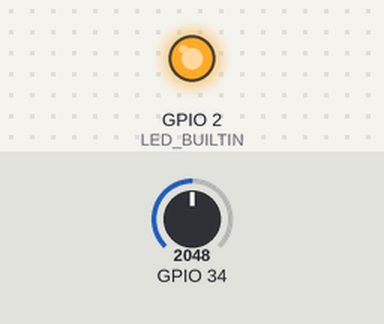
Simulated run of this program. Board: ESP32. Parts: output pins drawn as LEDs (lit = HIGH). The inputs (shaded band) are chosen by the test bench; at power-on: GPIO 34 = 2048. WiFi joins after 1.5 s; servers stay silent unless stated; the local clock reads 2024-03-15 10:24:30 at power-on unless the program sets it; not simulated (calls return 0 or success): wifi_config.cpp; what the program prints to the serial monitor is not drawn.

Above: at 0.1 s.
Timing chart, 0 to 1.6 s (numbered marks = the images above):
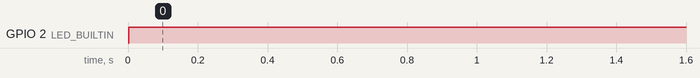

The program:

main.cpp
```cpp
#include <Arduino.h>
#include "../include/wifi_connection.h"
#include "../include/temp.h"
#include "../include/moisture.h"

void setup() {
  // put your setup code here, to run once
  Serial.begin(921600);
  startupInternet();
  startupTemp();
}

void loop() {
  // put your main code here, to run repeatedly
  connectInternet();
  delay(1000);
  getMoisture();
  delay(1000);
}
```

moisture.h
```cpp
#include <Arduino.h>

int getMoisture();
```

temp.h
```cpp
#include <Arduino.h>
#include <Adafruit_BMP085.h>

void startupTemp();
int getTemp();
```

wifi_connection.h
```cpp
#include <Arduino.h>
#include <WiFi.h>
#include <string>
#include <time.h>
#include "wifi_config.cpp"
/* you need to create file wifi_config.cpp
#define WIFI_SSID "name od your wifi"
#define WIFI_PASSWORD "your wifi_password"
*/

void printDateTime();
void startupInternet();
void connectInternet();
char getHour();
bool getConnectedStatus();
```

moisture.cpp
```cpp
#include "../include/moisture.h"


int getMoisture() {
    int data = 0;
    data = analogRead(34);
    Serial.println(data);
    double Vdata = data / (pow(2, 12)-1) * 1.100;
    Serial.println(Vdata);
    return Vdata;
}
```

pump.cpp
```cpp
#include <Arduino.h>
```

temp.cpp
```cpp
#include "../include/temp.h"

Adafruit_BMP085 bmp;

void startupTemp() {

    if(!bmp.begin()){
        Serial.println("Error temperature sensor");
        while(1) {}
    }

}

int getTemp() {

    int temperature = bmp.readTemperature();

    Serial.print("Temperature = ");
    Serial.print(temperature);
    Serial.println(" *C");

    return temperature;
}
```

wifi_connection.cpp
```cpp
#include "../include/wifi_connection.h"

const char* ntpServer = "pool.ntp.org";
const long gmtOffset_sec = -18000;
const int daylightOffset_sec = 3600;
bool isConnected = false;

// Print formatted date and time
void printDateTime() {
  struct tm timeinfo;
  if (!getLocalTime(&timeinfo)) {
    Serial.println("Failed to obtain time");
    return;
  }
  char formattedTime[80];  // Buffer to store the formatted string
  strftime(formattedTime, sizeof(formattedTime), "%A, %B %d %Y %H:%M:%S", &timeinfo);
  //strftime(formattedTime, sizeof(formattedTime), "%H", &timeinfo);
  Serial.println(formattedTime);
  //Serial.println( sizeof(formattedTime) );
}

void startupInternet() {
    WiFi.begin(WIFI_SSID, WIFI_PASSWORD);
    pinMode(LED_BUILTIN, OUTPUT);
    configTime(gmtOffset_sec, daylightOffset_sec, ntpServer);
}

void connectInternet() {
    if(WiFi.status()== WL_CONNECTED && !isConnected){
    digitalWrite(LED_BUILTIN, HIGH);
    Serial.println("Connected");
    Serial.println(WiFi.localIP());
    isConnected = true;
  }

  if(WiFi.status() != WL_CONNECTED){
    digitalWrite(LED_BUILTIN, !digitalRead(LED_BUILTIN));
    delay(1000);
    isConnected = false;
  }
}

char getHour() {
  char hour = 0;

  struct tm timeinfo;
  if (!getLocalTime(&timeinfo)) {
    Serial.println("Failed to obtain time");
    return hour;
  }
  char formattedTime[5];
  strftime(formattedTime, sizeof(formattedTime), "%H", &timeinfo);
  Serial.println(formattedTime);
  return hour;
}

bool getConnectedStatus() {
  if(isConnected) {
    Serial.println("TAK");
  }
  return isConnected;
}
  
```

Measured:
- by itself, GPIO 2 (LED_BUILTIN): LOW → HIGH at 0.00 s
